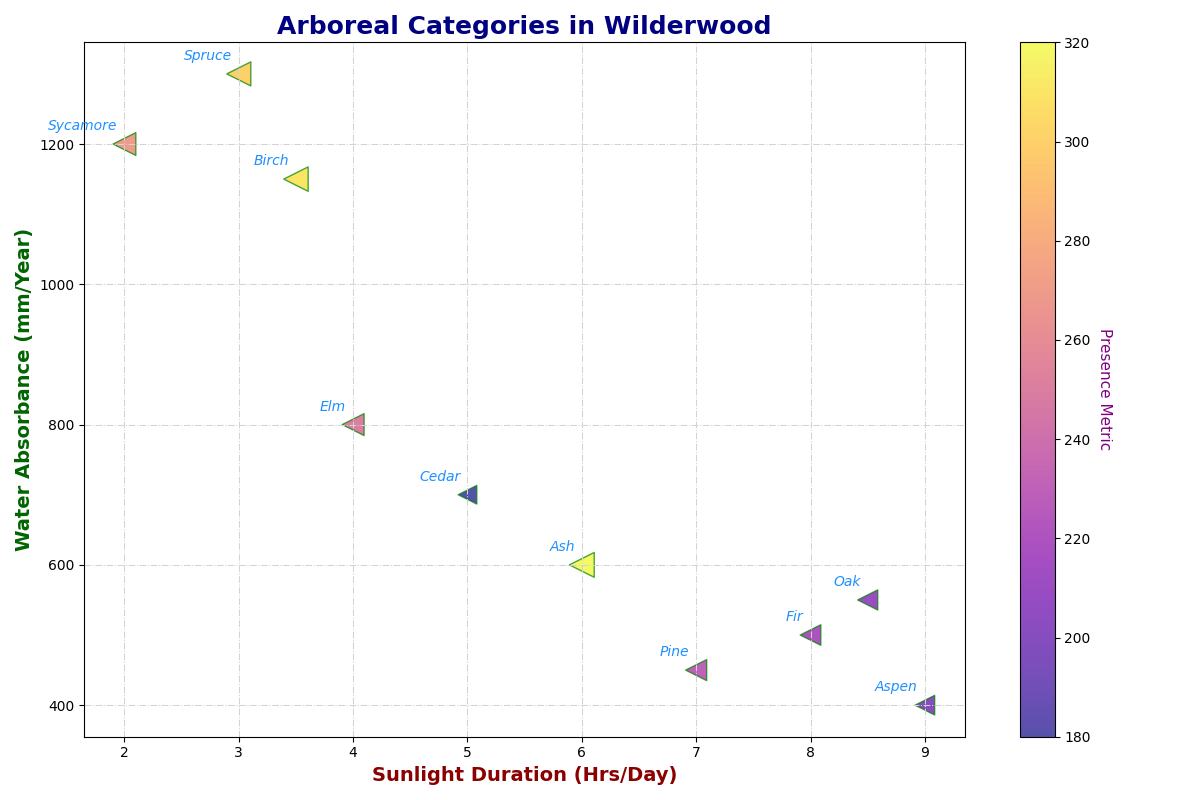

Write Python code to recreate this figure.
import matplotlib.pyplot as plt
import numpy as np

# Increased the tree species and data points
tree_species = ['Elm', 'Ash', 'Cedar', 'Fir', 'Sycamore', 'Aspen', 'Spruce', 'Pine', 'Birch', 'Oak']
sunlight_hours = np.array([4, 6, 5, 8, 2, 9, 3, 7, 3.5, 8.5])
moisture_levels = np.array([800, 600, 700, 500, 1200, 400, 1300, 450, 1150, 550])
prevalence = np.array([250, 320, 180, 220, 270, 200, 300, 230, 310, 210])

plt.figure(figsize=(12, 8))

scatter = plt.scatter(sunlight_hours, moisture_levels, s=prevalence, c=prevalence, cmap='plasma', edgecolor='green', alpha=0.7, marker='<')

plt.title('Arboreal Categories in Wilderwood', fontsize=18, fontweight='heavy', color='navy')
plt.xlabel('Sunlight Duration (Hrs/Day)', fontsize=14, fontweight='bold', color='darkred')
plt.ylabel('Water Absorbance (mm/Year)', fontsize=14, fontweight='bold', color='darkgreen')

color_bar = plt.colorbar(scatter)
color_bar.set_label('Presence Metric', rotation=270, labelpad=15, fontsize=11, color='purple')

for i, species in enumerate(tree_species):
    plt.annotate(species, (sunlight_hours[i], moisture_levels[i]), 
                 textcoords="offset points", xytext=(-5,10), ha='right', fontsize=10, color='dodgerblue', fontstyle='italic')

plt.grid(True, linestyle='-.', linewidth=0.75, color='lightgrey')
plt.tight_layout()
plt.show()
